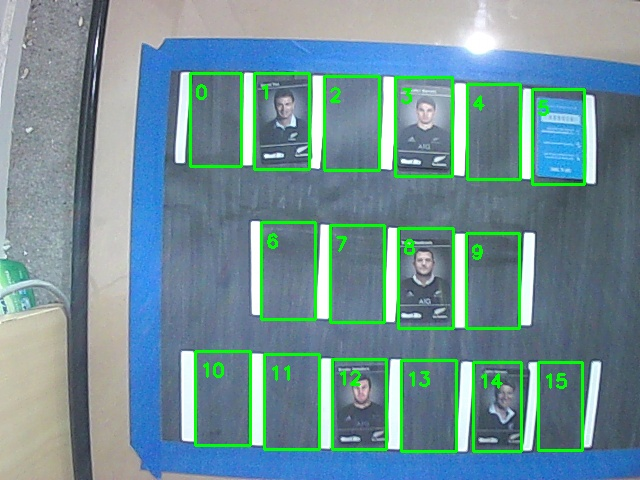
#> input picture spot-watcher/src/old/testBayStatus.jpg, 640 x 480 px, given in place of the camera
$ python initialiseBays.py
#> lines starting #> are read from the running program, lines starting #| are printed output that depends on the picture
### spot-watcher/src/lensCorrection.py
#!/usr/bin/env python3
"""
lens_correction.py
Reusable module to handle fisheye/barrel distortion.
Saves and loads parameters from lens_config.json to ensure consistency across scripts.
"""

import cv2
import numpy as np
import json
import os

CONFIG_FILE = "lens_config.json"

def load_config():
    """Loads lens parameters, returning defaults if the file doesn't exist."""
    if os.path.exists(CONFIG_FILE):
        with open(CONFIG_FILE, 'r') as f:
            return json.load(f)
    return {"k1": -0.25, "k2": 0.2}

# [4 lines left out: function save_config, not called in this run]

def undistort_frame(frame, k1=None, k2=None):
    """
    Applies radial lens distortion correction.
    If k1 and k2 are not provided, it loads them from the config file.
    """
    if k1 is None or k2 is None:
        config = load_config()
        k1 = config.get("k1", -0.25)
        k2 = config.get("k2", 0.2)

    h, w = frame.shape[:2]
    # Approximation of focal length and optical center
    fx, fy = w * 0.8, h * 0.8
    cx, cy = w / 2.0, h / 2.0

    camera_matrix = np.array(
        [[fx, 0, cx], [0, fy, cy], [0, 0, 1]], dtype=np.float32
    )
    dist_coeffs = np.array([k1, k2, 0, 0, 0], dtype=np.float32)

    new_camera_matrix, _ = cv2.getOptimalNewCameraMatrix(
        camera_matrix, dist_coeffs, (w, h), 1, (w, h)
    )

    return cv2.undistort(
        frame, camera_matrix, dist_coeffs, None, new_camera_matrix
    )

### spot-watcher/src/initialiseBays.py
#!/usr/bin/env python3
"""
initialiseBays.py
- Interactively tunes lens distortion over SSH.
- Saves lens config for other scripts to use.
- Detects vertical white line markers to identify parking bay boundaries.
- Crops each detected bay into individual images inside the './bays/' folder.
"""

import json
import os
import shutil
import sys
import cv2
import numpy as np
import lensCorrection as lens_correction

def apply_post_processing(frame):
    """Applies the cropping and CLAHE lighting balance so the calibration looks exactly like the final image."""
    # Center-crop 1920x1080 to 1440x1080 (cuts off 240px off left & right)
    start_x = (1920 - 1440) // 2
    end_x = start_x + 1440
    cropped_frame = frame[:, start_x:end_x]

    # Balance uneven lighting using CLAHE
    lab = cv2.cvtColor(cropped_frame, cv2.COLOR_BGR2LAB)
    l_channel, a_channel, b_channel = cv2.split(lab)

    clahe = cv2.createCLAHE(clipLimit=2.0, tileGridSize=(8, 8))
    balanced_l = clahe.apply(l_channel)

    merged_lab = cv2.merge((balanced_l, a_channel, b_channel))
    return cv2.cvtColor(merged_lab, cv2.COLOR_LAB2BGR)

def interactive_lens_tuning(camera_index=0):
#> called with camera_index = 0
    print(f"Opening camera (Index {camera_index}) for live calibration...")
    cap = cv2.VideoCapture(camera_index)

    if not cap.isOpened():
        print(f"Error: Could not open camera at index {camera_index}.")
        sys.exit(1)

    cap.set(cv2.CAP_PROP_FOURCC, cv2.VideoWriter_fourcc(*"MJPG"))
    cap.set(cv2.CAP_PROP_FRAME_WIDTH, 1920)
    cap.set(cv2.CAP_PROP_FRAME_HEIGHT, 1080)
    cap.set(cv2.CAP_PROP_AUTO_EXPOSURE, 1)

    config = lens_correction.load_config()
#> (reads spot-watcher/src/lens_config.json from the repository)
    k1 = config.get("k1", -0.15)
    k2 = 0.0
    exposure = config.get("exposure", 150)

    # NEW: Software sunglasses (1.0 = normal, 0.5 = half brightness)
    digital_gain = config.get("digital_gain", 1.0)

    print("\n--- LIVE CALIBRATION MODE ---")
    print("Controls:")
    print("  '1' / '2' : Lens Bulge (Inward/Outward)")
    print("  '3' / '4' : Hardware Exposure (Darker/Brighter)")
    print("  '5' / '6' : Digital Brightness Multiplier (Darker/Brighter)")
    print("  'y' : Save and continue")

    while True:
        cap.set(cv2.CAP_PROP_EXPOSURE, max(0, exposure)) # Prevent negative hardware exposure

        for _ in range(5):
            cap.read()
#> this loop made 5 passes
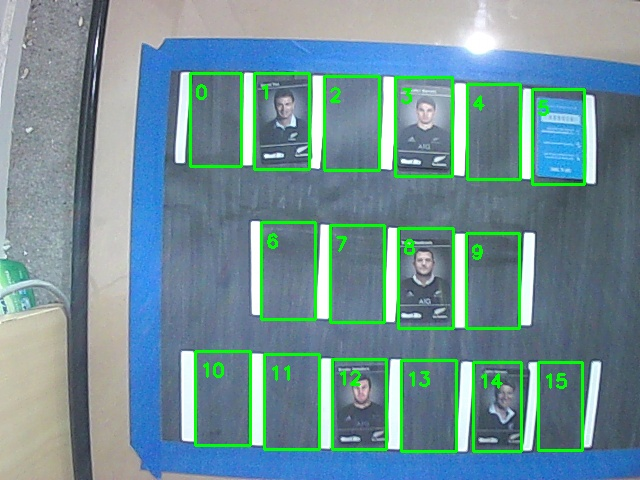
#> input picture spot-watcher/src/old/testBayStatus.jpg, 640 x 480 px, given in place of the camera

        ret, raw_frame = cap.read()
#> raw_frame is the input picture: shape (480, 640, 3); mean B, G, R 150.9, 145, 113.1
        if not ret or raw_frame is None:
            break

        # NEW: Apply digital darkening BEFORE processing
        darkened_frame = cv2.convertScaleAbs(raw_frame, alpha=digital_gain, beta=0)
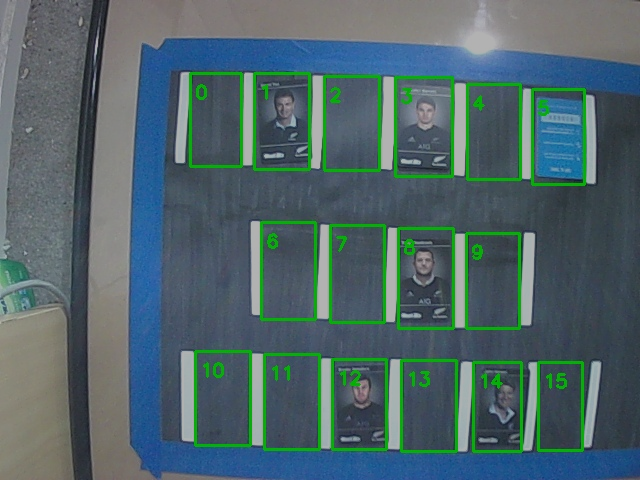
#> darkened_frame: shape (480, 640, 3); mean B, G, R 105.6, 101.5, 79.2

        corrected = lens_correction.undistort_frame(darkened_frame, k1, k2)
#> in undistort_frame, `return cv2.undistort( frame, camera_matrix, dist_coeffs, None, new_cam..`:
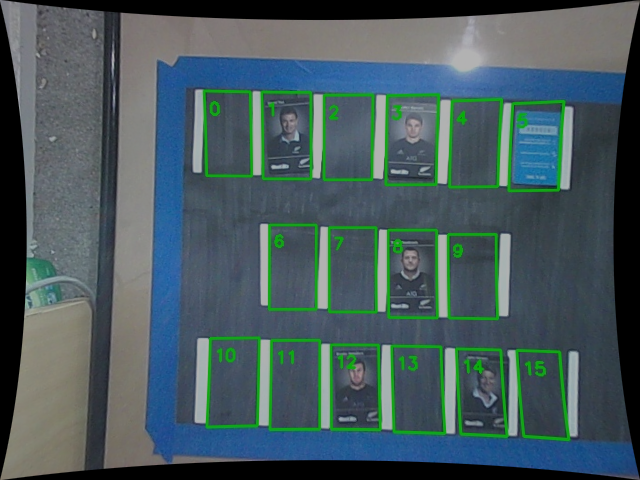
#> returned value: shape (480, 640, 3); mean of channels 0, 1, 2 94.1, 90.2, 71; drawn as B, G, R
        processed = apply_post_processing(corrected)
#> in apply_post_processing, `cropped_frame = frame[:, start_x:end_x]`:
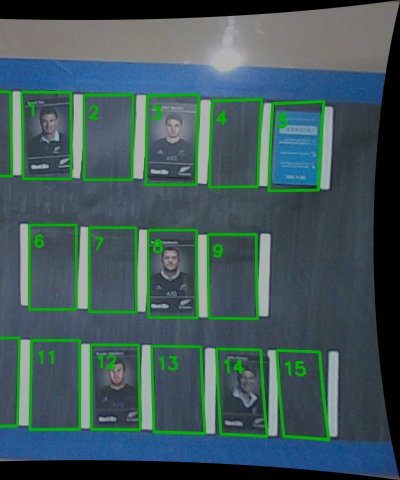
#> cropped_frame: shape (480, 400, 3); mean B, G, R 91.7, 89.3, 65.4
#> in apply_post_processing, `lab = cv2.cvtColor(cropped_frame, cv2.COLOR_BGR2LAB)`: lab: shape (480, 400, 3); mean of channels 0, 1, 2 92.6, 122.3, 123.6
#> in apply_post_processing, `l_channel, a_channel, b_channel = cv2.split(lab)`:
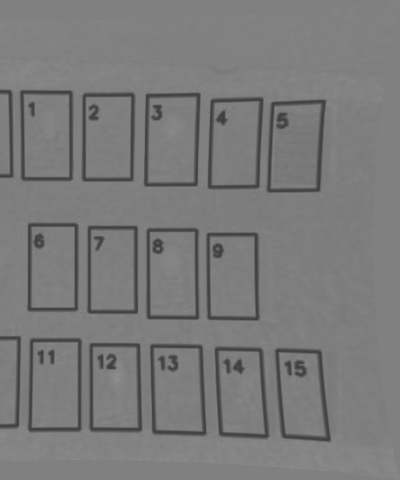
#> a_channel: shape (480, 400); min 62, max 142, mean 122.3
#> in apply_post_processing, `l_channel, a_channel, b_channel = cv2.split(lab)`:
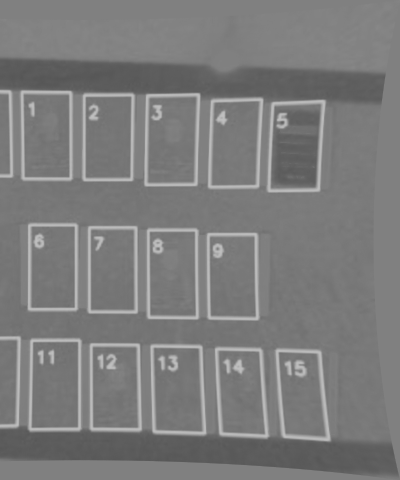
#> b_channel: shape (480, 400); min 86, max 192, mean 123.6
#> in apply_post_processing, `balanced_l = clahe.apply(l_channel)`:
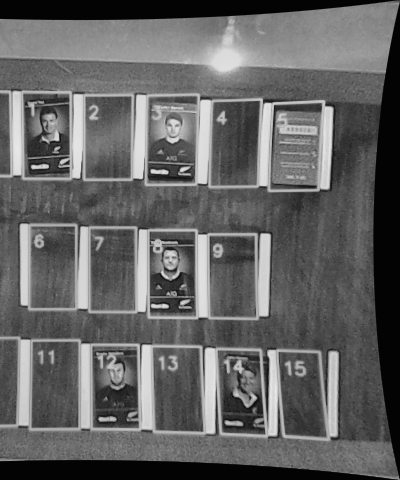
#> balanced_l: shape (480, 400); min 3, max 231, mean 99.3
#> in apply_post_processing, `merged_lab = cv2.merge((balanced_l, a_channel, b_channel))`: merged_lab: shape (480, 400, 3); mean of channels 0, 1, 2 99.3, 122.3, 123.6
#> in apply_post_processing, `return cv2.cvtColor(merged_lab, cv2.COLOR_LAB2BGR)`:
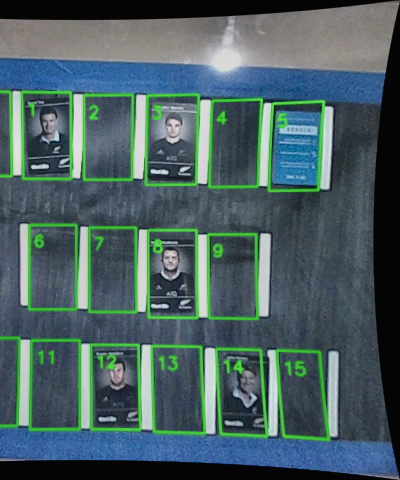
#> returned value: shape (480, 400, 3); mean B, G, R 99, 96.5, 73.8

        cv2.imwrite("lens_calibration_test.jpg", processed)

        print(f"\n> Saved test image.")
        print(f"> Settings: Lens={k1:.2f} | Exp={exposure} | Digital_Gain={digital_gain:.2f}")

#> (the run stopped early here; a loop or call above may not have finished)
